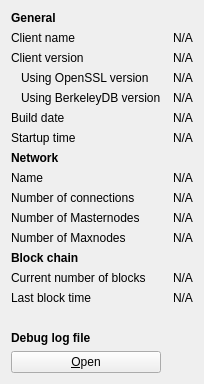
     <widget class="QWidget" name="tab_info">
      <attribute name="title">
       <string>&amp;Information</string>
      </attribute>
      <layout class="QGridLayout" name="gridLayout" columnstretch="0,0">
       <property name="horizontalSpacing">
        <number>12</number>
       </property>
       <item row="0" column="0">
        <widget class="QLabel" name="generalHeader">
         <property name="font">
          <font>
           <weight>75</weight>
           <bold>true</bold>
          </font>
         </property>
         <property name="text">
          <string>General</string>
         </property>
        </widget>
       </item>
       <item row="1" column="0">
        <widget class="QLabel" name="clientNameLabel">
         <property name="text">
          <string>Client name</string>
         </property>
        </widget>
       </item>
       <item row="1" column="1">
        <widget class="QLabel" name="clientName">
         <property name="cursor">
          <cursorShape>IBeamCursor</cursorShape>
         </property>
         <property name="text">
          <string>N/A</string>
         </property>
         <property name="textFormat">
          <enum>Qt::PlainText</enum>
         </property>
         <property name="textInteractionFlags">
          <set>Qt::LinksAccessibleByMouse|Qt::TextSelectableByKeyboard|Qt::TextSelectableByMouse</set>
         </property>
        </widget>
       </item>
       <item row="2" column="0">
        <widget class="QLabel" name="clientVersionLabel">
         <property name="text">
          <string>Client version</string>
         </property>
        </widget>
       </item>
       <item row="2" column="1">
        <widget class="QLabel" name="clientVersion">
         <property name="cursor">
          <cursorShape>IBeamCursor</cursorShape>
         </property>
         <property name="text">
          <string>N/A</string>
         </property>
         <property name="textFormat">
          <enum>Qt::PlainText</enum>
         </property>
         <property name="textInteractionFlags">
          <set>Qt::LinksAccessibleByMouse|Qt::TextSelectableByKeyboard|Qt::TextSelectableByMouse</set>
         </property>
        </widget>
       </item>
       <item row="3" column="0">
        <widget class="QLabel" name="openSSLVersionLabel">
         <property name="text">
          <string>Using OpenSSL version</string>
         </property>
         <property name="indent">
          <number>10</number>
         </property>
        </widget>
       </item>
       <item row="3" column="1">
        <widget class="QLabel" name="openSSLVersion">
         <property name="cursor">
          <cursorShape>IBeamCursor</cursorShape>
         </property>
         <property name="text">
          <string>N/A</string>
         </property>
         <property name="textFormat">
          <enum>Qt::PlainText</enum>
         </property>
         <property name="textInteractionFlags">
          <set>Qt::LinksAccessibleByMouse|Qt::TextSelectableByKeyboard|Qt::TextSelectableByMouse</set>
         </property>
        </widget>
       </item>
       <item row="4" column="0">
        <widget class="QLabel" name="berkeleyDBVersionLabel">
         <property name="text">
          <string>Using BerkeleyDB version</string>
         </property>
         <property name="indent">
          <number>10</number>
         </property>
        </widget>
       </item>
       <item row="4" column="1">
        <widget class="QLabel" name="berkeleyDBVersion">
         <property name="cursor">
          <cursorShape>IBeamCursor</cursorShape>
         </property>
         <property name="text">
          <string>N/A</string>
         </property>
         <property name="textFormat">
          <enum>Qt::PlainText</enum>
         </property>
         <property name="textInteractionFlags">
          <set>Qt::LinksAccessibleByMouse|Qt::TextSelectableByKeyboard|Qt::TextSelectableByMouse</set>
         </property>
        </widget>
       </item>
       <item row="5" column="0">
        <widget class="QLabel" name="buildDateLabel">
         <property name="text">
          <string>Build date</string>
         </property>
        </widget>
       </item>
       <item row="5" column="1">
        <widget class="QLabel" name="buildDate">
         <property name="cursor">
          <cursorShape>IBeamCursor</cursorShape>
         </property>
         <property name="text">
          <string>N/A</string>
         </property>
         <property name="textFormat">
          <enum>Qt::PlainText</enum>
         </property>
         <property name="textInteractionFlags">
          <set>Qt::LinksAccessibleByMouse|Qt::TextSelectableByKeyboard|Qt::TextSelectableByMouse</set>
         </property>
        </widget>
       </item>
       <item row="6" column="0">
        <widget class="QLabel" name="startupTimeLabel">
         <property name="text">
          <string>Startup time</string>
         </property>
        </widget>
       </item>
       <item row="6" column="1">
        <widget class="QLabel" name="startupTime">
         <property name="cursor">
          <cursorShape>IBeamCursor</cursorShape>
         </property>
         <property name="text">
          <string>N/A</string>
         </property>
         <property name="textFormat">
          <enum>Qt::PlainText</enum>
         </property>
         <property name="textInteractionFlags">
          <set>Qt::LinksAccessibleByMouse|Qt::TextSelectableByKeyboard|Qt::TextSelectableByMouse</set>
         </property>
        </widget>
       </item>
       <item row="7" column="0">
        <widget class="QLabel" name="networkHeader">
         <property name="font">
          <font>
           <weight>75</weight>
           <bold>true</bold>
          </font>
         </property>
         <property name="text">
          <string>Network</string>
         </property>
        </widget>
       </item>
       <item row="8" column="0">
        <widget class="QLabel" name="networkNameLabel">
         <property name="text">
          <string>Name</string>
         </property>
        </widget>
       </item>
       <item row="8" column="1">
        <widget class="QLabel" name="networkName">
         <property name="cursor">
          <cursorShape>IBeamCursor</cursorShape>
         </property>
         <property name="text">
          <string>N/A</string>
         </property>
         <property name="textFormat">
          <enum>Qt::PlainText</enum>
         </property>
         <property name="textInteractionFlags">
          <set>Qt::LinksAccessibleByMouse|Qt::TextSelectableByKeyboard|Qt::TextSelectableByMouse</set>
         </property>
        </widget>
       </item>
       <item row="9" column="0">
        <widget class="QLabel" name="numberOfConnectionsLabel">
         <property name="text">
          <string>Number of connections</string>
         </property>
        </widget>
       </item>
       <item row="9" column="1">
        <widget class="QLabel" name="numberOfConnections">
         <property name="cursor">
          <cursorShape>IBeamCursor</cursorShape>
         </property>
         <property name="text">
          <string>N/A</string>
         </property>
         <property name="textFormat">
          <enum>Qt::PlainText</enum>
         </property>
         <property name="textInteractionFlags">
          <set>Qt::LinksAccessibleByMouse|Qt::TextSelectableByKeyboard|Qt::TextSelectableByMouse</set>
         </property>
        </widget>
       </item>
       <item row="10" column="0">
        <widget class="QLabel" name="masternodeCountLabel">
         <property name="text">
          <string>Number of Masternodes</string>
         </property>
        </widget>
       </item>
       <item row="10" column="1">
        <widget class="QLabel" name="masternodeCount">
         <property name="cursor">
          <cursorShape>IBeamCursor</cursorShape>
         </property>
         <property name="text">
          <string>N/A</string>
         </property>
         <property name="textFormat">
          <enum>Qt::PlainText</enum>
         </property>
         <property name="textInteractionFlags">
          <set>Qt::LinksAccessibleByMouse|Qt::TextSelectableByKeyboard|Qt::TextSelectableByMouse</set>
         </property>
        </widget>
       </item>
       <item row="11" column="0">
        <widget class="QLabel" name="maxnodeCountLabel">
         <property name="text">
          <string>Number of Maxnodes</string>
         </property>
        </widget>
       </item>
       <item row="11" column="1">
        <widget class="QLabel" name="maxnodeCount">
         <property name="cursor">
          <cursorShape>IBeamCursor</cursorShape>
         </property>
         <property name="text">
          <string>N/A</string>
         </property>
         <property name="textFormat">
          <enum>Qt::PlainText</enum>
         </property>
         <property name="textInteractionFlags">
          <set>Qt::LinksAccessibleByMouse|Qt::TextSelectableByKeyboard|Qt::TextSelectableByMouse</set>
         </property>
        </widget>
       </item>
       <item row="12" column="0">
        <widget class="QLabel" name="blockchainHeader">
         <property name="font">
          <font>
           <weight>75</weight>
           <bold>true</bold>
          </font>
         </property>
         <property name="text">
          <string>Block chain</string>
         </property>
        </widget>
       </item>
       <item row="13" column="0">
        <widget class="QLabel" name="numberOfBlocksLabel">
         <property name="text">
          <string>Current number of blocks</string>
         </property>
        </widget>
       </item>
       <item row="13" column="1">
        <widget class="QLabel" name="numberOfBlocks">
         <property name="cursor">
          <cursorShape>IBeamCursor</cursorShape>
         </property>
         <property name="text">
          <string>N/A</string>
         </property>
         <property name="textFormat">
          <enum>Qt::PlainText</enum>
         </property>
         <property name="textInteractionFlags">
          <set>Qt::LinksAccessibleByMouse|Qt::TextSelectableByKeyboard|Qt::TextSelectableByMouse</set>
         </property>
        </widget>
       </item>
       <item row="14" column="0">
        <widget class="QLabel" name="lastBlockTimeLabel">
         <property name="text">
          <string>Last block time</string>
         </property>
        </widget>
       </item>
       <item row="14" column="1">
        <widget class="QLabel" name="lastBlockTime">
         <property name="cursor">
          <cursorShape>IBeamCursor</cursorShape>
         </property>
         <property name="text">
          <string>N/A</string>
         </property>
         <property name="textFormat">
          <enum>Qt::PlainText</enum>
         </property>
         <property name="textInteractionFlags">
          <set>Qt::LinksAccessibleByMouse|Qt::TextSelectableByKeyboard|Qt::TextSelectableByMouse</set>
         </property>
        </widget>
       </item>
       <item row="15" column="0">
        <spacer name="verticalSpacer_2">
         <property name="orientation">
          <enum>Qt::Vertical</enum>
         </property>
         <property name="sizeHint" stdset="0">
          <size>
           <width>20</width>
           <height>20</height>
          </size>
         </property>
        </spacer>
       </item>
       <item row="16" column="0">
        <widget class="QLabel" name="debugLogFileHeader">
         <property name="font">
          <font>
           <weight>75</weight>
           <bold>true</bold>
          </font>
         </property>
         <property name="text">
          <string>Debug log file</string>
         </property>
        </widget>
       </item>
       <item row="17" column="0">
        <widget class="QPushButton" name="openDebugLogfileButton">
         <property name="toolTip">
          <string>Open the LockChain debug log file from the current data directory. This can take a few seconds for large log files.</string>
         </property>
         <property name="text">
          <string>&amp;Open</string>
         </property>
         <property name="autoDefault">
          <bool>false</bool>
         </property>
        </widget>
       </item>
      </layout>
     </widget>
